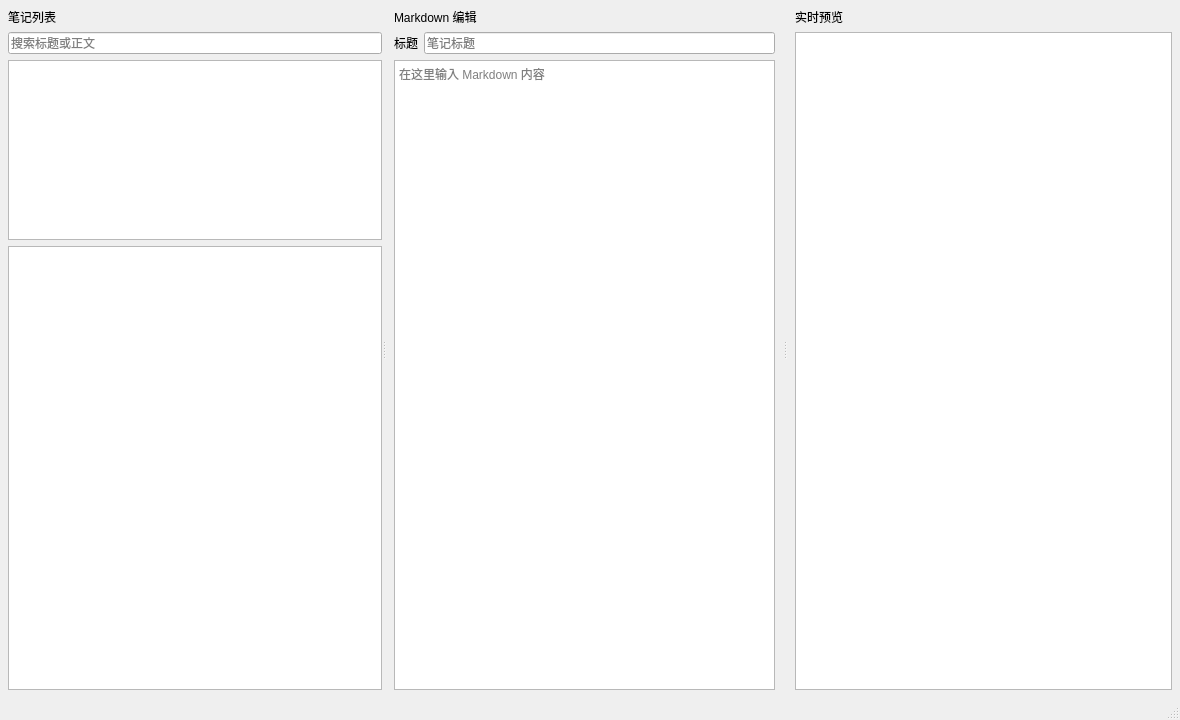
<?xml version="1.0" encoding="UTF-8"?>
<ui version="4.0">
 <class>MainWindow</class>
 <widget class="QMainWindow" name="MainWindow">
  <property name="geometry">
   <rect>
    <x>0</x>
    <y>0</y>
    <width>1180</width>
    <height>720</height>
   </rect>
  </property>
  <property name="minimumSize">
   <size>
    <width>900</width>
    <height>560</height>
   </size>
  </property>
  <property name="windowTitle">
   <string>Markdown 笔记管理器</string>
  </property>
  <widget class="QWidget" name="centralwidget">
   <layout class="QVBoxLayout" name="mainLayout">
    <property name="leftMargin"><number>8</number></property>
    <property name="topMargin"><number>8</number></property>
    <property name="rightMargin"><number>8</number></property>
    <property name="bottomMargin"><number>8</number></property>
    <item>
     <widget class="QSplitter" name="mainSplitter">
      <property name="orientation"><enum>Qt::Orientation::Horizontal</enum></property>
      <widget class="QWidget" name="navigationWidget">
       <layout class="QVBoxLayout" name="navigationLayout">
        <property name="leftMargin"><number>0</number></property>
        <property name="topMargin"><number>0</number></property>
        <property name="rightMargin"><number>0</number></property>
        <property name="bottomMargin"><number>0</number></property>
        <item>
         <widget class="QLabel" name="sectionTitle">
          <property name="text"><string>笔记列表</string></property>
         </widget>
        </item>
        <item>
         <widget class="QLineEdit" name="searchEdit">
          <property name="placeholderText"><string>搜索标题或正文</string></property>
          <property name="clearButtonEnabled"><bool>true</bool></property>
         </widget>
        </item>
        <item>
         <widget class="QListView" name="searchResultView">
          <property name="maximumSize">
           <size><width>16777215</width><height>180</height></size>
          </property>
          <property name="visible"><bool>false</bool></property>
          <property name="editTriggers"><set>QAbstractItemView::EditTrigger::NoEditTriggers</set></property>
          <property name="alternatingRowColors"><bool>true</bool></property>
         </widget>
        </item>
        <item>
         <widget class="QTreeView" name="noteTreeView">
          <property name="alternatingRowColors"><bool>true</bool></property>
          <property name="headerHidden"><bool>true</bool></property>
         </widget>
        </item>
       </layout>
      </widget>
      <widget class="QWidget" name="editorWidget">
       <layout class="QVBoxLayout" name="editorLayout">
        <property name="leftMargin"><number>8</number></property>
        <property name="topMargin"><number>0</number></property>
        <property name="rightMargin"><number>8</number></property>
        <property name="bottomMargin"><number>0</number></property>
        <item>
         <widget class="QLabel" name="editorTitle">
          <property name="text"><string>Markdown 编辑</string></property>
         </widget>
        </item>
        <item>
         <layout class="QFormLayout" name="informationLayout">
          <property name="leftMargin"><number>0</number></property>
          <property name="topMargin"><number>0</number></property>
          <property name="rightMargin"><number>0</number></property>
          <property name="bottomMargin"><number>0</number></property>
          <item row="0" column="0">
           <widget class="QLabel" name="titleLabel">
            <property name="text"><string>标题</string></property>
           </widget>
          </item>
          <item row="0" column="1">
           <widget class="QLineEdit" name="titleEdit">
            <property name="placeholderText"><string>笔记标题</string></property>
           </widget>
          </item>
         </layout>
        </item>
        <item>
         <widget class="QPlainTextEdit" name="markdownEditor">
          <property name="placeholderText"><string>在这里输入 Markdown 内容</string></property>
         </widget>
        </item>
       </layout>
      </widget>
      <widget class="QWidget" name="previewWidget">
       <layout class="QVBoxLayout" name="previewLayout">
        <property name="leftMargin"><number>8</number></property>
        <property name="topMargin"><number>0</number></property>
        <property name="rightMargin"><number>0</number></property>
        <property name="bottomMargin"><number>0</number></property>
        <item>
         <widget class="QLabel" name="previewTitle">
          <property name="text"><string>实时预览</string></property>
         </widget>
        </item>
        <item>
         <widget class="QTextBrowser" name="previewBrowser">
          <property name="openExternalLinks"><bool>true</bool></property>
         </widget>
        </item>
       </layout>
      </widget>
     </widget>
    </item>
   </layout>
  </widget>
  <widget class="QMenuBar" name="menubar"/>
  <widget class="QStatusBar" name="statusbar"/>
 </widget>
 <resources/>
 <connections/>
</ui>
